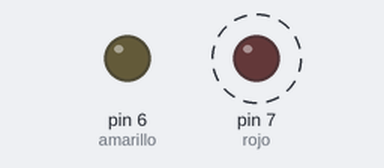
This sketch was run on a simulated Arduino Uno, built for the host (arithmetic inside an expression is 32-bit, double 64-bit). Shown: output pins drawn as LEDs (lit = HIGH). Dashed ring = blinking. WiFi joins after 1.5 s; servers stay silent unless stated.

Above: at 2.6 s.
At 3.2 s:
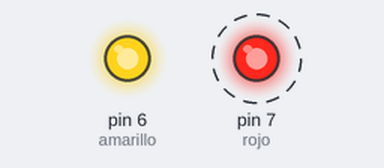
Timing chart, 0 to 5.5 s (numbered marks = the images above):
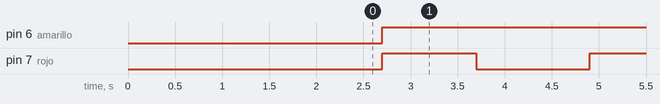

Measured:
- by itself, pin 6 (amarillo): LOW → HIGH at 2.7 s
- by itself, pin 7 (rojo): alternates HIGH for 1.0 s and LOW for 1.2 s

The sketch:

Conexion_AppEngine.ino
```cpp
#include <Ethernet.h>
#include <SPI.h>

byte mac[] = {0xDE, 0xAD, 0xBE, 0xEF, 0xFE, 0xED};
char serverName[] = "door-man.appspot.com";
int serverPort = 80;
EthernetClient client;
int amarillo = 6;
int rojo = 7;

void setup(){
 pinMode(amarillo, OUTPUT);
 pinMode(rojo, OUTPUT);

 Ethernet.begin(mac);
 delay(1000);
}

void loop(){

  while(!client.connected()){
    client.connect(serverName, serverPort);
    digitalWrite(amarillo, LOW);
  }
  digitalWrite(amarillo, HIGH);

  digitalWrite(rojo, HIGH);
  delay(1000);
  digitalWrite(rojo,LOW);
  delay(1000);
}
```
